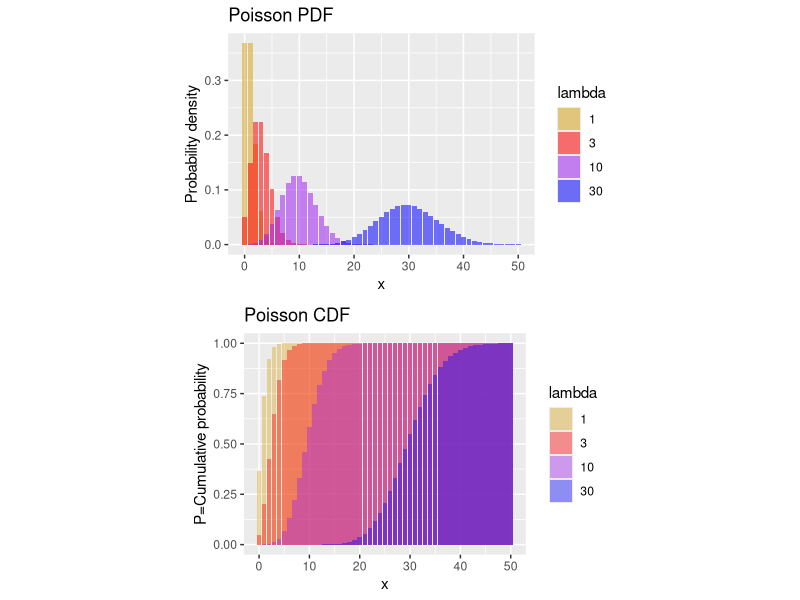
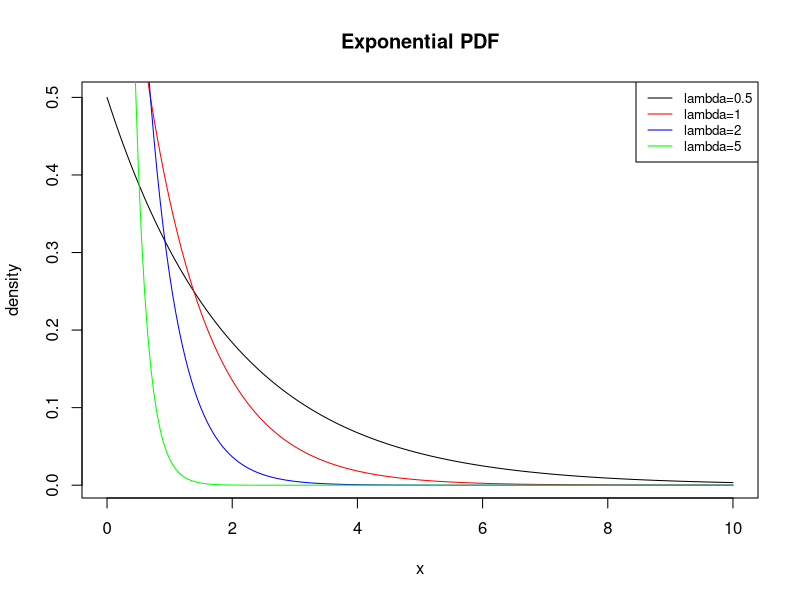
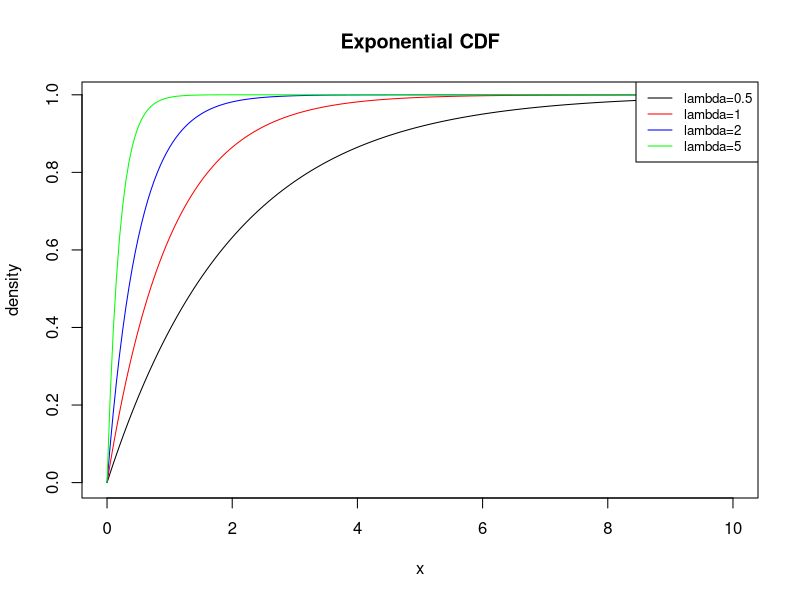

These charts were generated, in order, by the following R code:
## ---- chunk 1
knitr::opts_chunk$set(echo = TRUE)
library(ggplot2)
library(tidyverse)
library(ggpubr)
## ---- chunk 2
x=c(0:50)
pois.dist = data.frame(x = x,
                       l1 = dpois(x, 1),
                       l3 = dpois(x, 3),
                       l10 = dpois(x, 10),
                       l30 = dpois(x, 30))
pois.dist.long = gather(pois.dist, "lambda", "density", 2:5)
pois.dist.long = pois.dist.long %>% mutate(lambda = substring(lambda,2))
pois.dist.long = pois.dist.long %>% mutate(lambda = factor(lambda, c(1,3,10,30)))
  
p.pdf = ggplot(pois.dist.long, aes(x=x)) +
  geom_bar(aes(y=density, fill=lambda), alpha=0.54, 
           stat="identity", position="identity") +
  scale_fill_manual(values = c("goldenrod","red","purple","blue")) +
  ylab("Probability density") +
  ggtitle("Poisson PDF") +
  coord_fixed(ratio = 100)

pois.cum = data.frame(x = x,
                       l1 = ppois(x, 1),
                       l3 = ppois(x, 3),
                       l10 = ppois(x, 10),
                       l30 = ppois(x, 30))
pois.cum.long = gather(pois.cum, "lambda", "density", 2:5)
pois.cum.long = pois.cum.long %>% mutate(lambda = substring(lambda,2))
pois.cum.long = pois.cum.long %>% mutate(lambda = factor(lambda, c(1,3,10,30)))
  
p.cdf = ggplot(pois.cum.long, aes(x=x)) +
  geom_bar(aes(y=density, fill=lambda), alpha=0.4, 
           stat="identity", position="identity") +
  scale_fill_manual(values = c("goldenrod","red","purple","blue")) +
  ylab("P=Cumulative probability") +
  ggtitle("Poisson CDF") +
  coord_fixed(ratio = 40)

ggarrange(p.pdf, p.cdf, nrow=2, ncol=1)
## ---- chunk 3
# the rate is given as lambda = 7.5 per unit t, where t = 5kb
dpois(0,lambda=7.5)

# Here the PDF and the CDF are the same since we are asking for only one value.
ppois(0,lambda=7.5)
## ---- chunk 4
# sum of probabilities for X = {0,1,2,3,4,5}
sum(dpois(0:5,lambda=15))
## ---- chunk 5
# mu = lambda * t = 1.5 * 10 = 15
ppois(5,lambda=15) # now plug in mu instead of the original value of lambda
## ---- chunk 6
rpois(0:5.25,lambda=1) # uses 0:5
dpois(0.5,lambda=1) # raises an error
ppois(0.5,lambda=1) # returns a value, but not "technically" valid
#                     for a discrete distribution
qpois(seq(from=0, to=1, by=0.1),lambda=1) # takes any probability value(s)
                                          # between 0-1
## ---- chunk 7
interval.exp<-seq(0, 10, 0.05)
plot(interval.exp,dexp(interval.exp,rate=0.5),type = "l", xlab="x",ylab="density", main="Exponential PDF")
lines(interval.exp,dexp(interval.exp,rate=1),col="red")
lines(interval.exp,dexp(interval.exp,rate=2),col="blue")
lines(interval.exp,dexp(interval.exp,rate=5),col="green")
legend("topright", legend=c("lambda=0.5","lambda=1","lambda=2","lambda=5"),
       col=c("black"," red", "blue", "green"), lty = 1, cex=0.8)
## ---- chunk 8
interval.exp<-seq(0, 10, 0.05)
plot(interval.exp,pexp(interval.exp,rate=0.5),type = "l", xlab="x",ylab="density", main="Exponential CDF")
lines(interval.exp,pexp(interval.exp,rate=1),col="red")
lines(interval.exp,pexp(interval.exp,rate=2),col="blue")
lines(interval.exp,pexp(interval.exp,rate=5),col="green")
legend("topright", legend=c("lambda=0.5","lambda=1","lambda=2","lambda=5"),
       col=c("black"," red", "blue", "green"), lty = 1, cex=0.8)
## ---- chunk 9
# EXP(X) = 1 / rate
1/1.5         # this is the number of kb since unit size is 1kb
(1/1.5)*1000  # we need to multiply by 1000 to get result in nt
1/(1.5/1000)  # or convert to 0.0015 per nt unit
## ---- chunk 10
pexp(1, 1.5, lower.tail=T)           # P of finding at least 1 per 1000nt unit
pexp(1000,rate=0.0015, lower.tail=T) # same: P from 0-1000 for unit=1nt
## ---- chunk 11
# P of NOT finding 0 (different way to say the same thing)
ppois(0, 1.5, lower.tail=F)
## ---- chunk 12
# P of finding a span of 1000 bases that contains no SNV
# (i.e., P of not finding an SNV within 1kb)

# these are all equivalent
exp(-1.5)
pexp(1, rate=1.5, lower.tail=F)  # 1 unit at rate = 1.5/unit
pexp(1000, 0.0015, lower.tail=F) # same: 1000 units at rate = 0.0015/unit
1-pexp(1000,rate=0.0015)
## ---- chunk 13
ppois(0, lambda=1.5, lower.tail=T)
## ---- chunk 14
# but this is not the same, because this distribution has a different shape!
ppois(0,0.0015)
